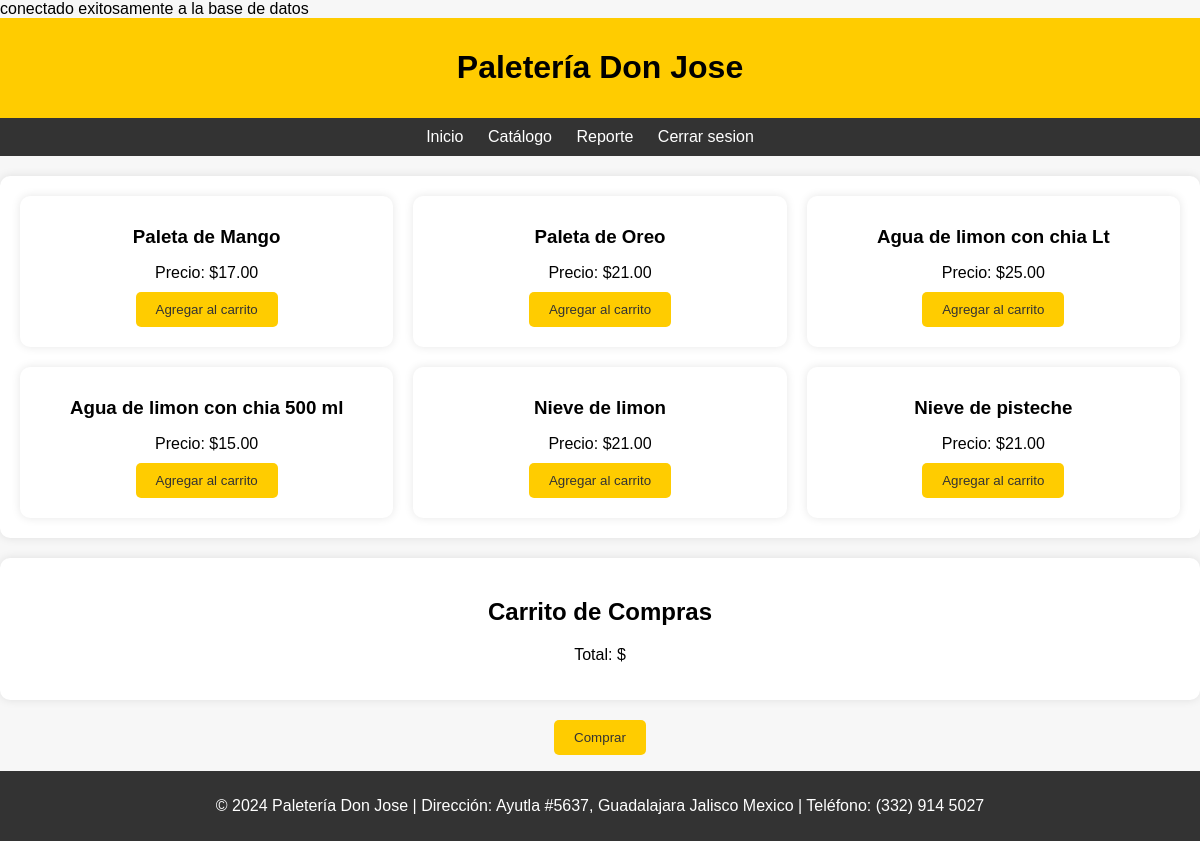
/catalogo.php (signed in), run on the app's committed database.
### tables this page shows
CREATE TABLE `productos` (
  `id` int(100) NOT NULL,
  `nombre` varchar(100) NOT NULL,
  `descripcion` text NOT NULL,
  `precio` decimal(10,2) NOT NULL,
  `stock` int(150) NOT NULL
);

### catalogo.php (the view, shortened to what this page needs)
<?php
include 'conexion.php';
$sql = "SELECT * FROM productos";
$resultado = $conexion->query($sql);
?>
<!DOCTYPE html>
<html lang="es">
<head>
</head>
<body>
    <header>
        <h1>Paletería Don Jose</h1>
    </header>
    <nav>
        <a href="bienvenida.php">Inicio</a>
        <a href="catalogo.php">Catálogo</a>
        <a href="contacto.php">Reporte</a>
        <a href="cerrar_sesion.php">Cerrar sesion</a>
    </nav>
    <div id="catalogo" class="catalogo-container">
        <?php
        if ($resultado->num_rows > 0) {
            while ($row = $resultado->fetch_assoc()) {
                echo '<div class="producto">';
                echo '<h3>' . $row['nombre'] . '</h3>';
                echo '<p>Precio: $' . $row['precio'] . '</p>';
                echo '<button onclick="agregarAlCarrito(\'' . $row['nombre'] . '\', ' . $row['precio'] . ')">Agregar al carrito</button>';
                echo '</div>';
            }
        } else {
            echo 'No se encontraron productos.';
        }
        ?>
    </div>
    <div id="carrito">
        <h2>Carrito de Compras</h2>
        <p>Total: $<span id="total-carrito"></span></p>
    </div>
    <form id="form-compra" method="POST" action="procesar_compra.php">
        <div class="centrar-botones">
            <button type="button" onclick="prepararCompra()">Comprar</button>
        </div>
    </form>
    <footer>
    <p>&copy; 2024 Paletería Don Jose | Dirección: Ayutla #5637, Guadalajara Jalisco Mexico | Teléfono: (332) 914 5027 </p>
    </footer>
</body>
</html>

### catalogo.php (style rules this page uses)
body { font-family: Arial, sans-serif; margin: 0; padding: 0; background-color: #f7f7f7; }
header { background-color: #ffcc00; padding: 10px; text-align: center; }
nav { background-color: #333; color: #fff; text-align: center; padding: 10px; }
nav a { color: #fff; text-decoration: none; margin-right: 20px; }
.catalogo-container { max-width: 1200px; margin: 20px auto; padding: 20px; display: grid; grid-template-columns: repeat(auto-fit, minmax(300px, 1fr)); gap: 20px; }
.producto { background-color: #fff; border-radius: 10px; box-shadow: 0 0 10px rgba(0, 0, 0, 0.1); padding: 20px; text-align: center; }
.producto h3 { margin-top: 10px; margin-bottom: 5px; }
.producto p { margin-bottom: 10px; }
#catalogo, #carrito { max-width: 1200px; margin: 20px auto; padding: 20px; background-color: #fff; border-radius: 10px; box-shadow: 0 0 10px rgba(0, 0, 0, 0.1); }
#carrito { text-align: center; }
button { background-color: #ffcc00; color: #333; border: none; padding: 10px 20px; border-radius: 5px; cursor: pointer; transition: background-color 0.3s ease; }
footer { background-color: #333; color: #fff; text-align: center; padding: 10px; }
.centrar-botones { text-align: center; }

### data on the page
productos: nombre "Paleta de Mango", precio "17.00"
productos: nombre "Paleta de Oreo", precio "21.00"
productos: nombre "Agua de limon con chia Lt", precio "25.00"
productos: nombre "Agua de limon con chia 500 ml", precio "15.00"
productos: nombre "Nieve de limon", precio "21.00"
productos: nombre "Nieve de pisteche", precio "21.00"
